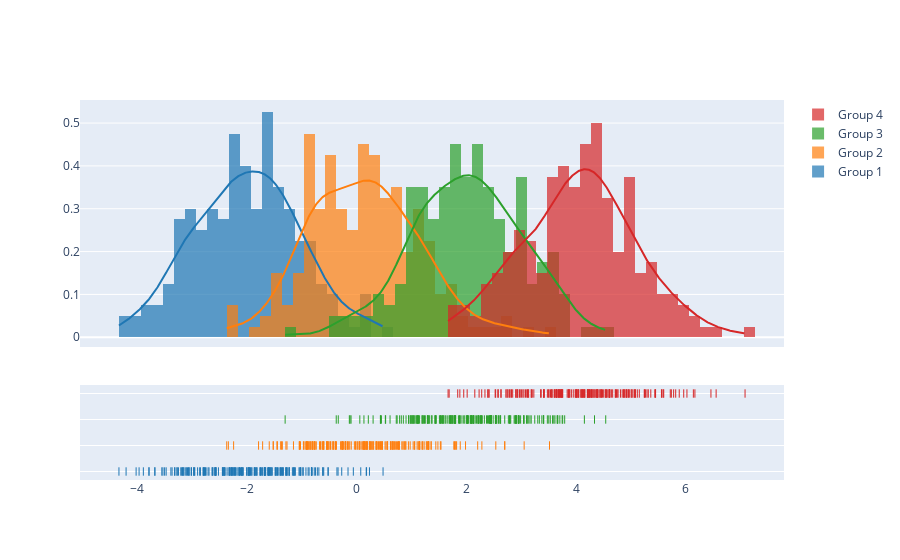

Notebook code for this chart:
### Code cell
import plotly.figure_factory as ff

# Add histogram data
x1 = np.random.randn(200) - 2
x2 = np.random.randn(200)
x3 = np.random.randn(200) + 2
x4 = np.random.randn(200) + 4

# Group data together
hist_data = [x1, x2, x3, x4]

group_labels = ['Group 1', 'Group 2', 'Group 3', 'Group 4']

# Create distplot with custom bin_size
fig = ff.create_distplot(hist_data, group_labels, bin_size=.2)
fig.show()

### Figure 1 — Plotly figure (JSON) as saved in the notebook; plotly's stock layout.template omitted (floating-point values rounded to 4 significant figures; data arrays with more than 128 entries replaced by an {"elided": "..."} marker saying what was removed)
{"data": [{"autobinx": false, "histnorm": "probability density", "legendgroup": "Group 1", "marker": {"color": "rgb(31, 119, 180)"}, "name": "Group 1", "opacity": 0.7, "type": "histogram", "x": {"elided": "200 float values"}, "xaxis": "x", "xbins": {"end": 0.4819, "size": 0.2, "start": -4.332}, "yaxis": "y"}, {"autobinx": false, "histnorm": "probability density", "legendgroup": "Group 2", "marker": {"color": "rgb(255, 127, 14)"}, "name": "Group 2", "opacity": 0.7, "type": "histogram", "x": {"elided": "200 float values"}, "xaxis": "x", "xbins": {"end": 3.516, "size": 0.2, "start": -2.368}, "yaxis": "y"}, {"autobinx": false, "histnorm": "probability density", "legendgroup": "Group 3", "marker": {"color": "rgb(44, 160, 44)"}, "name": "Group 3", "opacity": 0.7, "type": "histogram", "x": {"elided": "200 float values"}, "xaxis": "x", "xbins": {"end": 4.541, "size": 0.2, "start": -1.303}, "yaxis": "y"}, {"autobinx": false, "histnorm": "probability density", "legendgroup": "Group 4", "marker": {"color": "rgb(214, 39, 40)"}, "name": "Group 4", "opacity": 0.7, "type": "histogram", "x": {"elided": "200 float values"}, "xaxis": "x", "xbins": {"end": 7.081, "size": 0.2, "start": 1.667}, "yaxis": "y"}, {"legendgroup": "Group 1", "marker": {"color": "rgb(31, 119, 180)"}, "mode": "lines", "name": "Group 1", "showlegend": false, "type": "scatter", "x": {"elided": "500 float values"}, "xaxis": "x", "y": {"elided": "500 float values"}, "yaxis": "y"}, {"legendgroup": "Group 2", "marker": {"color": "rgb(255, 127, 14)"}, "mode": "lines", "name": "Group 2", "showlegend": false, "type": "scatter", "x": {"elided": "500 float values"}, "xaxis": "x", "y": {"elided": "500 float values"}, "yaxis": "y"}, {"legendgroup": "Group 3", "marker": {"color": "rgb(44, 160, 44)"}, "mode": "lines", "name": "Group 3", "showlegend": false, "type": "scatter", "x": {"elided": "500 float values"}, "xaxis": "x", "y": {"elided": "500 float values"}, "yaxis": "y"}, {"legendgroup": "Group 4", "marker": {"color": "rgb(214, 39, 40)"}, "mode": "lines", "name": "Group 4", "showlegend": false, "type": "scatter", "x": {"elided": "500 float values"}, "xaxis": "x", "y": {"elided": "500 float values"}, "yaxis": "y"}, {"legendgroup": "Group 1", "marker": {"color": "rgb(31, 119, 180)", "symbol": "line-ns-open"}, "mode": "markers", "name": "Group 1", "showlegend": false, "type": "scatter", "x": {"elided": "200 float values"}, "xaxis": "x", "y": {"elided": "200 str values"}, "yaxis": "y2"}, {"legendgroup": "Group 2", "marker": {"color": "rgb(255, 127, 14)", "symbol": "line-ns-open"}, "mode": "markers", "name": "Group 2", "showlegend": false, "type": "scatter", "x": {"elided": "200 float values"}, "xaxis": "x", "y": {"elided": "200 str values"}, "yaxis": "y2"}, {"legendgroup": "Group 3", "marker": {"color": "rgb(44, 160, 44)", "symbol": "line-ns-open"}, "mode": "markers", "name": "Group 3", "showlegend": false, "type": "scatter", "x": {"elided": "200 float values"}, "xaxis": "x", "y": {"elided": "200 str values"}, "yaxis": "y2"}, {"legendgroup": "Group 4", "marker": {"color": "rgb(214, 39, 40)", "symbol": "line-ns-open"}, "mode": "markers", "name": "Group 4", "showlegend": false, "type": "scatter", "x": {"elided": "200 float values"}, "xaxis": "x", "y": {"elided": "200 str values"}, "yaxis": "y2"}], "layout": {"barmode": "overlay", "hovermode": "closest", "legend": {"traceorder": "reversed"}, "xaxis": {"anchor": "y2", "domain": [0.0, 1.0], "zeroline": false}, "yaxis": {"anchor": "free", "domain": [0.35, 1], "position": 0.0}, "yaxis2": {"anchor": "x", "domain": [0, 0.25], "dtick": 1, "showticklabels": false}}}
